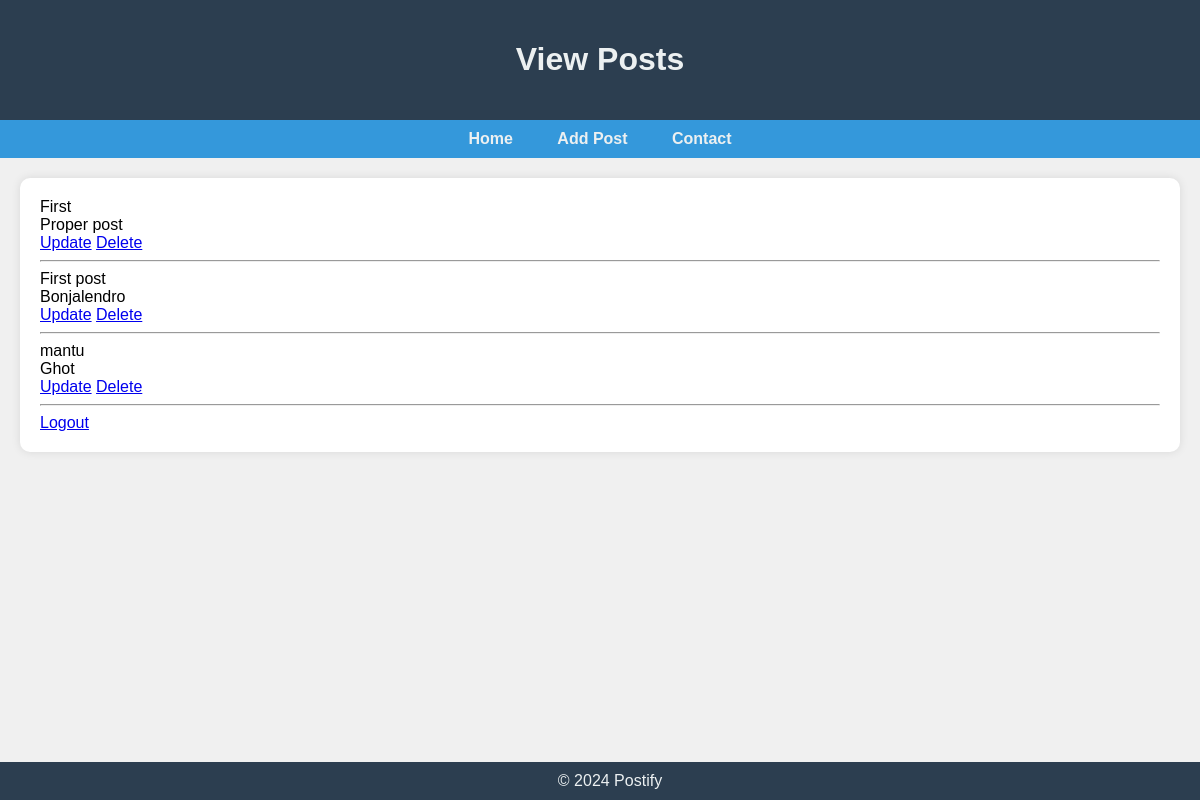
Page /posts/ (signed in) on the earlier database version.
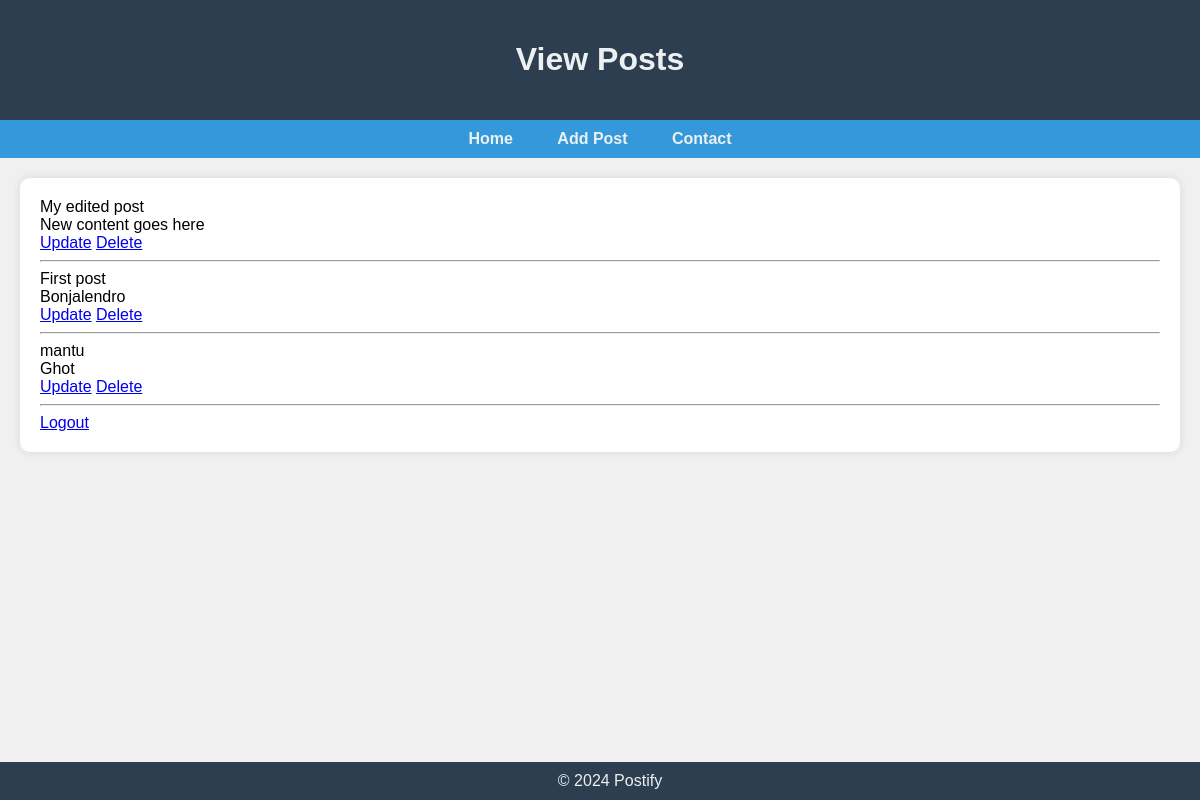
Same page on the later database version.
### posts/models.py (models this page shows)
class Posts(models.Model):
    postTitle = models.CharField(max_length=100)
    postContent = models.TextField()

### posts/views.py (the view)
# urls.py: path('',displayPosts,name='displayPosts'),
@login_required(login_url='login')
def displayPosts(request):
    resultPost = Posts.objects.all()
    return render(request,"displayPost.html",{"result":resultPost})

### posts/templates/displayPost.html (shortened to what this page needs)
{% extends 'base.html' %}
{% block header %}View Posts{% endblock %}
{% block content %}
    {% for post in result %}
        {{ post.postTitle }} <br />
        {{ post.postContent }}<br />
        <a href="{% url 'updatePost' post.pk %}">Update</a>
        <a href="{% url 'deletePost' post.pk %}">Delete</a>
        <hr />
    {% endfor %}
    <a href="{% url 'logout' %}">Logout</a>
{% endblock %}

### templates/base.html (shortened to what this page needs)
<!DOCTYPE html>
<html lang="en">
<head>
</head>
<body>
    <header>
        <h1>{% block header %}Welcome to My Website{% endblock %}</h1>
    </header>
    <nav>
        <a href="{% url 'displayPosts' %}">Home</a>
        <a href="{% url 'createPosts' %}">Add Post</a>
        <a href="{% url 'contact' %}">Contact</a>
    </nav>
    <div id="content">
        {% block content %}{% endblock %}
    </div>
    <footer>
         &copy; 2024 Postify
    </footer>
</body>
</html>

### templates/base.html (style rules this page uses)
body { font-family: 'Arial', sans-serif; margin: 0; padding: 0; box-sizing: border-box; background-color: #f0f0f0; }
header { background-color: #2c3e50; color: #ecf0f1; text-align: center; padding: 20px; }
nav { background-color: #3498db; padding: 10px; text-align: center; }
nav a { color: #ecf0f1; text-decoration: none; padding: 10px; margin: 0 10px; font-weight: bold; transition: color 0.3s ease; }
#content { background-color: #fff; padding: 20px; margin: 20px; border-radius: 10px; box-shadow: 0 0 10px rgba(0, 0, 0, 0.1); }
footer { background-color: #2c3e50; color: #ecf0f1; text-align: center; padding: 10px; position: fixed; bottom: 0; width: 100%; }

Differences in the rows shown:
removed Posts: postTitle "First", postContent "Proper post"
added Posts: postTitle "My edited post", postContent "New content goes here"
